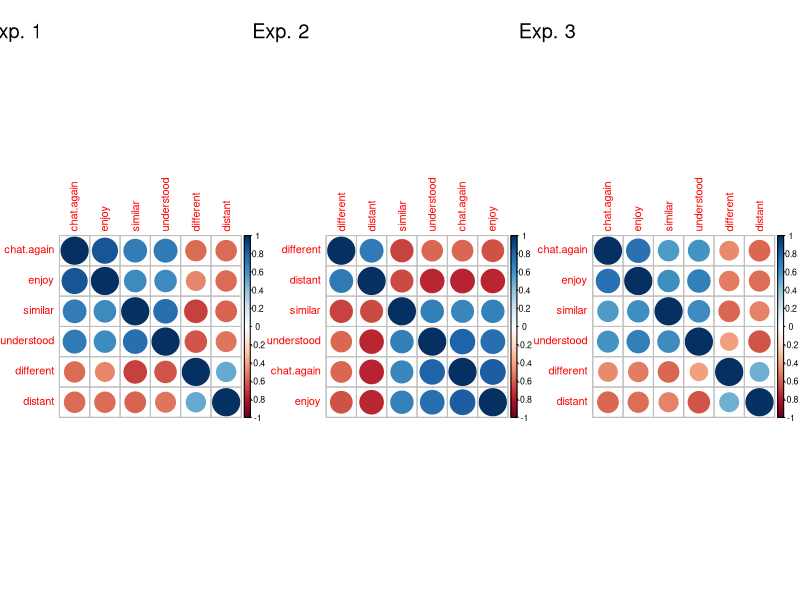
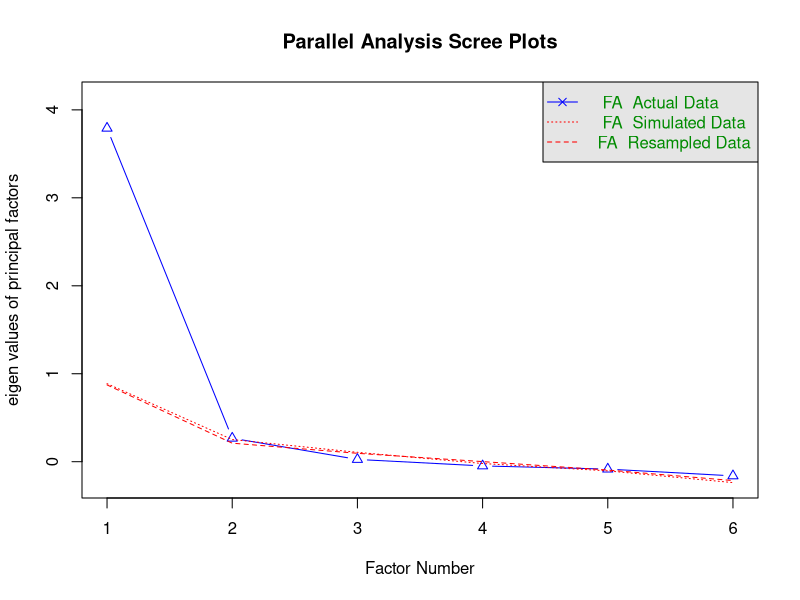
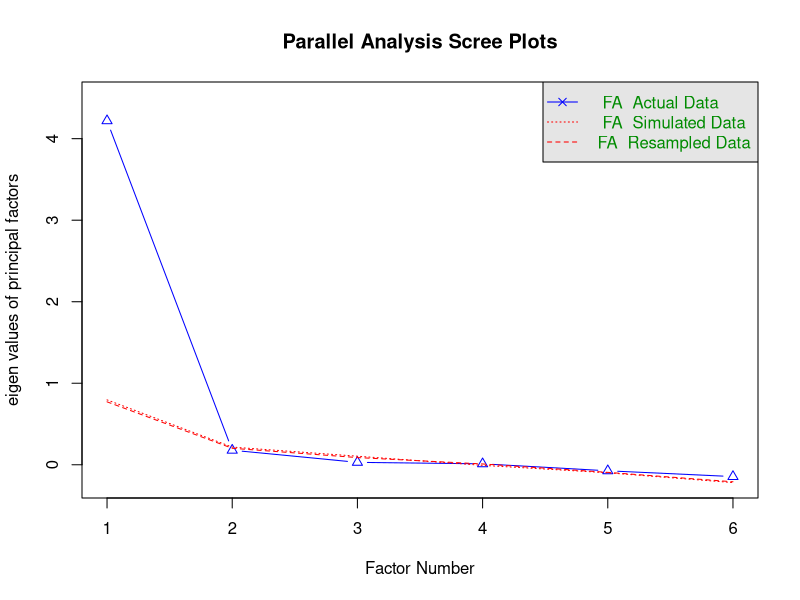
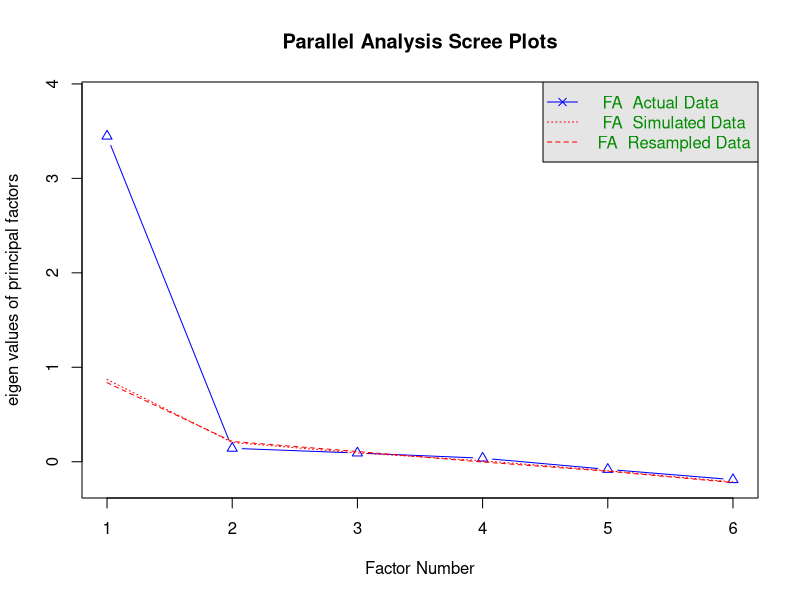
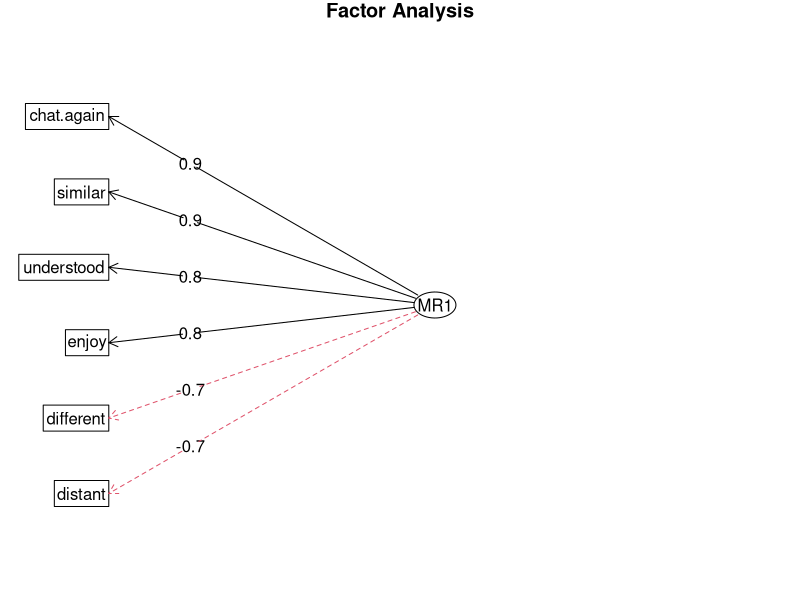
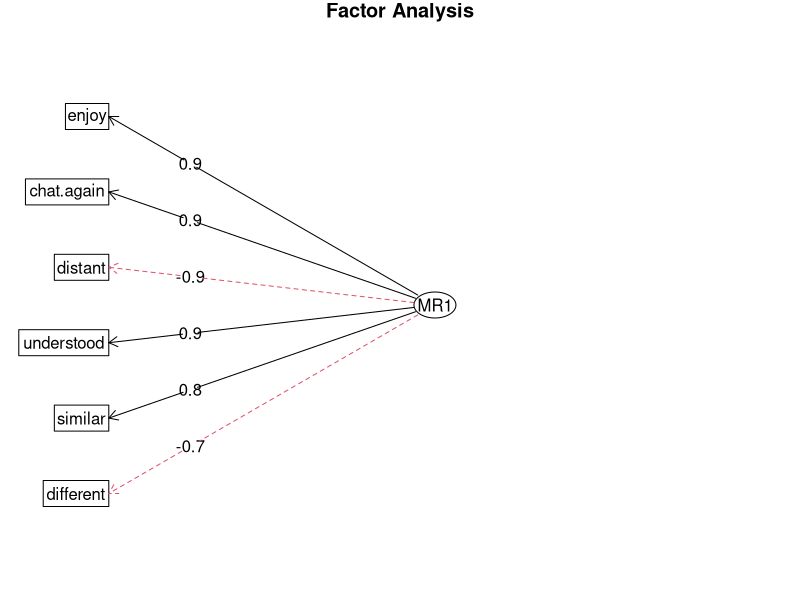
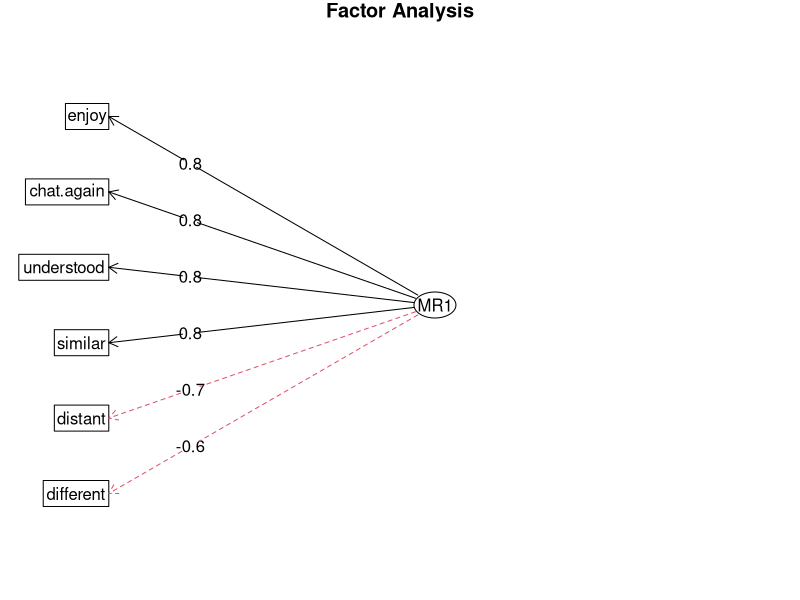

These figures' R source, in order:
# The Connection During Conversations Scale (CDCS)
# https://journals.plos.org/plosone/article?id=10.1371/journal.pone.0286408#sec044

# read data from experiments
ratings1 <- read.csv("experiment1/cleaned/ratings_final.csv")
ratings2 <- read.csv("experiment2/cleaned/ratings_final.csv")
ratings3 <- read.csv("experiment3/2025_gpt_pcq_bfi.csv")



# experiment 1
id1 <- unique(ratings1$Participant.Private.ID)
for (i in 1:length(id1)) {
  tmp <- ratings1[ratings1$Participant.Private.ID == id1[i],]
  tmp$likert <- tolower(paste0(tmp$question,"_",tmp$chat))
  tmp <- tmp[order(tmp$likert),]
  tmp2 <- data.frame(t(tmp$Response))
  colnames(tmp2) <- tmp$likert
  tmp2 <- data.frame(participant_ID=tmp$Participant.Private.ID[1],tmp2)
  if (i == 1) {
    wf1 <- tmp2
  } else {
    wf1 <- rbind(wf1, tmp2)
  }
}; rm(tmp, tmp2)

# experiment 2
id2 <- unique(ratings2$Participant.Private.ID)
for (i in 1:length(id2)) {
  tmp <- ratings2[ratings2$Participant.Private.ID == id2[i],]
  tmp$likert <- tolower(paste0(tmp$question,"_",tmp$chat))
  tmp <- tmp[order(tmp$likert),]
  tmp2 <- data.frame(t(tmp$Response))
  colnames(tmp2) <- tmp$likert
  tmp2 <- data.frame(participant_ID=tmp$Participant.Private.ID[1],tmp2)
  if (i == 1) {
    wf2 <- tmp2
  } else {
    wf2 <- rbind(wf2, tmp2)
  }
}; rm(tmp, tmp2)

# experiment 3
colnames(ratings3)[2:3] <- c("chat.again_mirror","chat.again_inverse")
wf3 <- ratings3


wf1$chat.again <- (wf1$chat.again_anxious + wf1$chat.again_nonanxious)/2
wf1$different <- (wf1$different_anxious + wf1$different_nonanxious)/2
wf1$distant <- (wf1$distant_anxious + wf1$distant_nonanxious)/2
wf1$enjoy <- (wf1$enjoy_anxious + wf1$enjoy_nonanxious)/2
wf1$similar <- (wf1$similar_anxious + wf1$similar_nonanxious)/2
wf1$understood <- (wf1$understood_anxious + wf1$understood_nonanxious)/2

wf2$chat.again <- (wf2$chat.again_extrovert + wf2$chat.again_introvert)/2
wf2$different <- (wf2$different_extrovert + wf2$different_introvert)/2
wf2$distant <- (wf2$distant_extrovert + wf2$distant_introvert)/2
wf2$enjoy <- (wf2$enjoy_extrovert + wf2$enjoy_introvert)/2
wf2$similar <- (wf2$similar_extrovert + wf2$similar_introvert)/2
wf2$understood <- (wf2$understood_extrovert + wf2$understood_introvert)/2

wf3$chat.again <- (wf3$chat.again_mirror + wf3$chat.again_inverse)/2
wf3$different <- (wf3$different_mirror + wf3$different_inverse)/2
wf3$distant <- (wf3$distant_mirror + wf3$distant_inverse)/2
wf3$enjoy <- (wf3$enjoy_mirror + wf3$enjoy_inverse)/2
wf3$similar <- (wf3$similar_mirror + wf3$similar_inverse)/2
wf3$understood <- (wf3$understood_mirror + wf3$understood_inverse)/2

vars <- c("chat.again","different","distant","enjoy","similar","understood")

library(corrplot)
par(mfrow = c(1, 3)) 
corrplot(cor(wf1[,vars]), order = "hclust") 
  mtext("Exp. 1", at=-1, line=1, cex=1.2)
corrplot(cor(wf2[,vars]), order = "hclust") 
  mtext("Exp. 2", at=-1, line=1, cex=1.2)
corrplot(cor(wf3[,vars]), order = "hclust")
  mtext("Exp. 3", at=-1, line=1, cex=1.2)
par(mfrow = c(1, 1))


if (!require(psych)) {install.packages("psych")}; library(psych)
# Assuming your data is in a data frame called 'my_data'
# KMO should ideally be > 0.6
KMO(wf1[,vars])
KMO(wf2[,vars])
KMO(wf3[,vars])

# Bartlett's test checks if variables are correlated at all (p-value should be < 0.05)
cortest.bartlett(wf1[,vars])
cortest.bartlett(wf2[,vars])
cortest.bartlett(wf3[,vars])

# This will output a plot and suggest a number of factors in the console
fa.parallel(wf1[,vars], fm = "minres", fa = "fa")
fa.parallel(wf2[,vars], fm = "minres", fa = "fa")
fa.parallel(wf3[,vars], fm = "minres", fa = "fa")

# Example: Running 2 factors based on the parallel analysis
fa_model <- fa(wf1[,vars], nfactors = 1, rotate = "oblimin", fm = "minres")
print(fa_model, cut = 0.3, digits = 2) # Print the detailed results
fa.diagram(fa_model)

fa_model <- fa(wf2[,vars], nfactors = 1, rotate = "oblimin", fm = "minres")
print(fa_model, cut = 0.3, digits = 2) # Print the detailed results
fa.diagram(fa_model)

fa_model <- fa(wf3[,vars], nfactors = 1, rotate = "oblimin", fm = "minres")
print(fa_model, cut = 0.3, digits = 2) # Print the detailed results
fa.diagram(fa_model)
